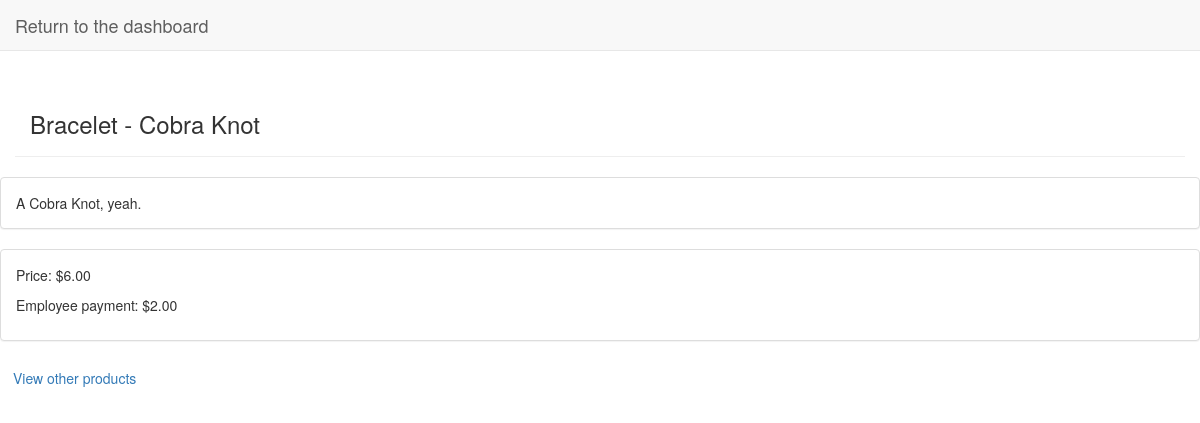
The app's page /manage/product/1 with its own data.
### management/models.py (models this page shows, shortened)
class Product(models.Model):
    name = models.CharField(max_length=200)
    description = models.TextField()
    order_cost = models.DecimalField(decimal_places=2, max_digits=4) # Price
    employee_payment = models.DecimalField(decimal_places=2, max_digits=4) # Price

### management/views.py (the view)
# urls.py: path('manage/product/<id>', views.product, name="view_product"),
def product(request, id):
    product = Product.objects.get(id=id)
    context = {
        "product":product
    }
    return render(request, "management/product.html", context)

### management/templates/management/product.html
{% extends 'management/base.html' %}
{% block content %}
    <div class="container page-header">
        <h3>{{product.name}}</h3>
    </div>
    <div>
        <p class="panel panel-default panel-body">{{product.description}}</p>
        <div class="panel panel-default panel-body">
            <p>Price: ${{product.order_cost}}</p>
            <p>Employee payment: ${{product.employee_payment}}</p>
        </div>
    </div>
    <a class="btn" href="{% url 'products' %}">View other products</a>
{% endblock content %}

### records on screen
Product: name "Bracelet - Cobra Knot", description "A Cobra Knot, yeah.", order_cost "6.00", employee_payment "2.00"
